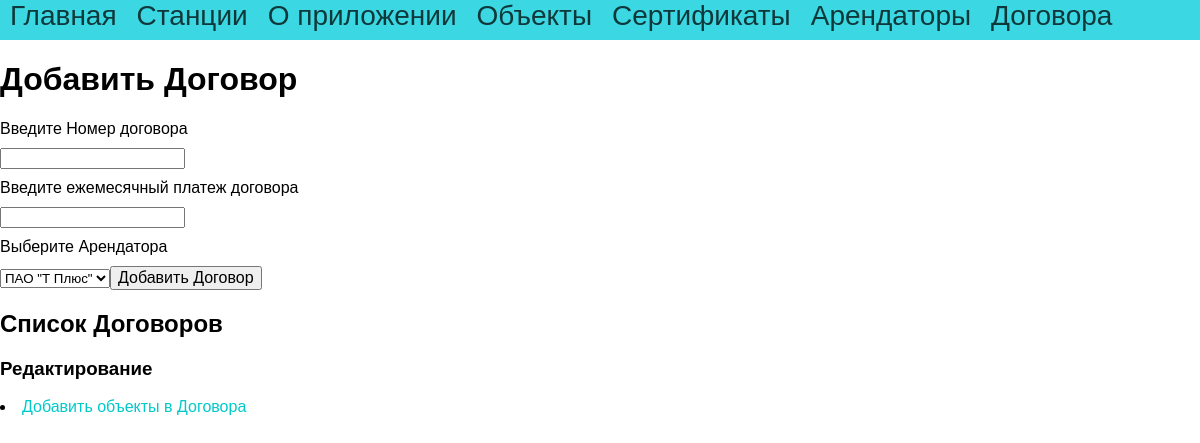
The app's page /rent with its own data.
### tables this page shows
CREATE TABLE mainmenu (
id integer PRIMARY KEY AUTOINCREMENT, 
title text NOT NULL, 
url text NOT NULL
);

### app.py (the view, shortened to what this page needs)
@app.route("/rent", methods=["POST", "GET"])
def rent():
    db = get_db()
    dbase = FDataBase(db)
    return render_template('rent.html', menu=dbase.getMenu(), rent=dbase.getRentAnonce(), tenants=dbase.getTenantAnonce(), title="Добавить Договор")

### FDataBase.py (called while the page is built)
    def getMenu(self):
        sql = '''SELECT * FROM mainmenu'''
        try:
            self.__cur.execute(sql)
            res = self.__cur.fetchall()
            if res: return res
        except:
            print("Ошибка чтения из БД")
        return []

    def getTenantAnonce(self):
        try:
            self.__cur.execute(f"SELECT TenantId, TenantName FROM tenants ORDER BY TenantId")
            res = self.__cur.fetchall()
            if res: return res
        except sqlite3.Error as e:
            print("Ошибка получения арендаторов из БД"+str(e))
        return[]

    def getRentAnonce(self):
        try:
            self.__cur.execute(f"SELECT RentId, ContractNumber, RentPricePM, TenantId FROM rent ORDER BY RentId")
            res = self.__cur.fetchall()
            if res: return res
        except sqlite3.Error as e:
            print("Ошибка получения договоров из БД"+str(e))
        return[]

### app.py (called while the page is built)
def connect_db():
    conn = sqlite3.connect(app.config['DATABASE'])
    conn.row_factory = sqlite3.Row
    return conn

def get_db():
    if not hasattr(g, 'link_db'):
        g.link_db = connect_db()
    return g.link_db

### templates/rent.html (shortened to what this page needs)
{% extends 'base.html' %}
{% block content %}
{{ super() }}
<form action="" method="post" class="form-contact">
    <p><label>Введите Номер договора</label></p>
        <input type="text" name="name" value="" required />
    <p><label>Введите ежемесячный платеж договора</label></p>
        <input type="text" name="price" value="" required />
    <p><label>Выберите Арендатора</label>
            <select name="TenantsList"/>
                {% for t in tenants %}
                    <option value={{t.TenantId}}>{{ t.TenantName }}</option>
                {% endfor %}
    <p><input type="submit" value="Добавить Договор"/>
    </form>
    <h2>Список Договоров</h2>
    <h3>Редактирование</h3>
    <li><a href="/rentObject">{{"Добавить объекты в Договора"}}</a></li>
{% endblock %}

### templates/base.html (shortened to what this page needs)
<!DOCTYPE html>
<html>
<head>
<link type="text/css" href="{{ url_for('static', filename='css/styles.css')}}" rel="stylesheet"/>
</head>
<body>
{% block content -%}
        {% block mainmenu -%}
<ul class="mainmenu">
        {% for m in menu -%}
<li><a href="{{m.url}}">{{m.title}}</a></li>
        {% endfor -%}
</ul>
        {% endblock mainmenu -%}
        {% if title -%}
<h1>{{title}}</h1>
        {% else -%}
<h1>Ижпромтранс18</h1>
        {% endif -%}
{% endblock -%}
</body>
</html>

### static/css/styles.css (style rules this page uses)
html, body { font-family: Arial, Helvetica, sans-serif; margin: auto; padding: 0; height: 100%; width: 100%; }
a { color: rgb(0, 202, 202); text-decoration: none; margin: auto; }
ul.mainmenu { list-style: none; background: #3bd7e2; height: 40px; margin: auto; padding: 0; color: rgba(0, 0, 0, 0.74); font-size: 20px; overflow: hidden; }
ul.mainmenu li { float: left; margin: 18px, 40px, 0 50px; }
ul.mainmenu li a { color: rgba(0, 0, 0, 0.74); text-decoration: none; font-size: 28px; margin: 10px; }
.form-contact label { display: inline-block; min-width: 80px; }
.form-contact p { margin: 10px 0 10px 0; }
.form-contact input[type=submit], textarea { font-size: 16px; }

### records on screen
mainmenu: title "Главная"
mainmenu: title "Станции"
mainmenu: title "О приложении"
mainmenu: title "Объекты"
mainmenu: title "Сертификаты"
mainmenu: title "Арендаторы"
mainmenu: title "Договора"

### other values on screen
{{ title }} "Добавить Договор"
{{ "Добавить объекты в Договора" }} "Добавить объекты в Договора"
form field TenantsList "ПАО \"Т Плюс\""
